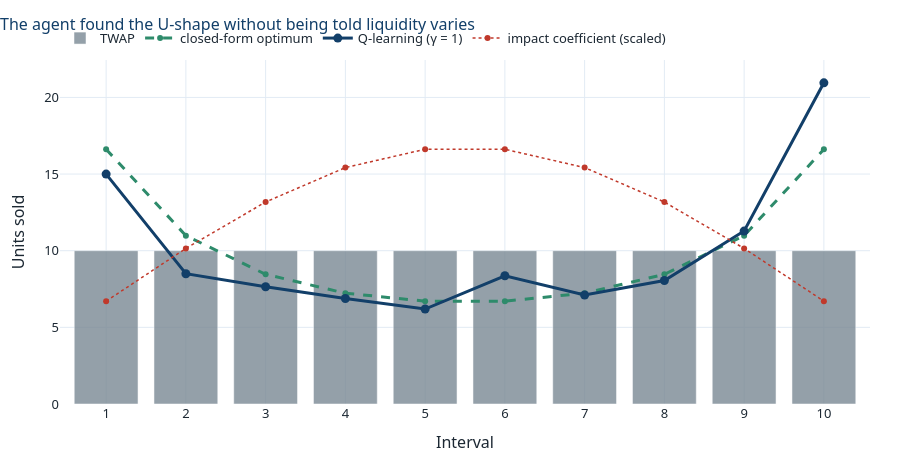

Here is the notebook cell this chart was saved with:
### Markdown cell above
Read the discount factor column against §2.

At $\gamma = 0$ the agent sells everything immediately — it cares only about the current reward, and since selling now avoids no cost it dumps the lot and pays five times the TWAP cost. At $\gamma = 1$ it beats TWAP by 8% and lands within 2.4% of the analytic optimum.

**The policy changes enormously with $\gamma$.** That is what a real control problem looks like, and it is exactly the response the trading agent failed to give.

Put the two diagnostics side by side. In the trading environment, moving $\gamma$ from 0 to 0.99 changed held-out performance by less than the variation between random seeds. Here it changes the cost by a factor of six, and — because the environment is deterministic given the schedule — repeating with different seeds changes nothing at all. The signal-to-noise ratio of the diagnostic is the diagnostic.

### Code cell
fig = go.Figure()
fig.add_trace(go.Bar(x=np.arange(1, T + 1), y=twap, name="TWAP",
                     marker_color=C["grey"], opacity=0.8))
fig.add_trace(go.Scatter(x=np.arange(1, T + 1), y=optimal, name="closed-form optimum",
                         mode="lines+markers", line=dict(color=C["green"], width=3,
                                                         dash="dash")))
fig.add_trace(go.Scatter(x=np.arange(1, T + 1), y=learned[1.0], name="Q-learning (γ = 1)",
                         mode="lines+markers", line=dict(color=C["navy"], width=3),
                         marker=dict(size=9)))
fig.add_trace(go.Scatter(x=np.arange(1, T + 1), y=eta / eta.max() * optimal.max(),
                         name="impact coefficient (scaled)", yaxis="y",
                         line=dict(color=C["red"], width=1.5, dash="dot")))
fig.update_xaxes(title="Interval", dtick=1)
fig.update_yaxes(title="Units sold")
style(fig, height=460,
      title="The agent found the U-shape without being told liquidity varies")
fig.show()

### Figure 1 — Plotly figure (JSON) as saved in the notebook; plotly's stock layout.template omitted (floating-point values rounded to 4 significant figures)
{"data": [{"marker": {"color": "#7A8994"}, "name": "TWAP", "opacity": 0.8, "type": "bar", "x": [1, 2, 3, 4, 5, 6, 7, 8, 9, 10], "y": [10.0, 10.0, 10.0, 10.0, 10.0, 10.0, 10.0, 10.0, 10.0, 10.0]}, {"line": {"color": "#2E8B6B", "dash": "dash", "width": 3}, "mode": "lines+markers", "name": "closed-form optimum", "type": "scatter", "x": [1, 2, 3, 4, 5, 6, 7, 8, 9, 10], "y": [16.62, 10.98, 8.461, 7.228, 6.709, 6.709, 7.228, 8.461, 10.98, 16.62]}, {"line": {"color": "#123F69", "width": 3}, "marker": {"size": 9}, "mode": "lines+markers", "name": "Q-learning (γ = 1)", "type": "scatter", "x": [1, 2, 3, 4, 5, 6, 7, 8, 9, 10], "y": [15.0, 8.5, 7.65, 6.885, 6.197, 8.365, 7.11, 8.059, 11.28, 20.95]}, {"line": {"color": "#C0392B", "dash": "dot", "width": 1.5}, "name": "impact coefficient (scaled)", "type": "scatter", "x": [1, 2, 3, 4, 5, 6, 7, 8, 9, 10], "y": [6.709, 10.15, 13.18, 15.42, 16.62, 16.62, 15.42, 13.18, 10.15, 6.709], "yaxis": "y"}], "layout": {"colorway": ["#123F69", "#C0392B", "#2E8B6B", "#E8A33D", "#2E7EBB", "#7A8994"], "font": {"color": "#1C2833", "family": "Segoe UI, Helvetica, Arial, sans-serif", "size": 13}, "height": 460, "hoverlabel": {"font": {"size": 12}}, "legend": {"orientation": "h", "x": 0, "xanchor": "left", "y": 1.02, "yanchor": "bottom"}, "margin": {"b": 50, "l": 60, "r": 30, "t": 60}, "title": {"font": {"color": "#123F69", "size": 16}, "text": "The agent found the U-shape without being told liquidity varies", "x": 0, "xanchor": "left"}, "xaxis": {"dtick": 1, "gridcolor": "#E2EBF4", "showgrid": true, "title": {"text": "Interval"}, "zeroline": false}, "yaxis": {"gridcolor": "#E2EBF4", "showgrid": true, "title": {"text": "Units sold"}, "zeroline": false}}}
